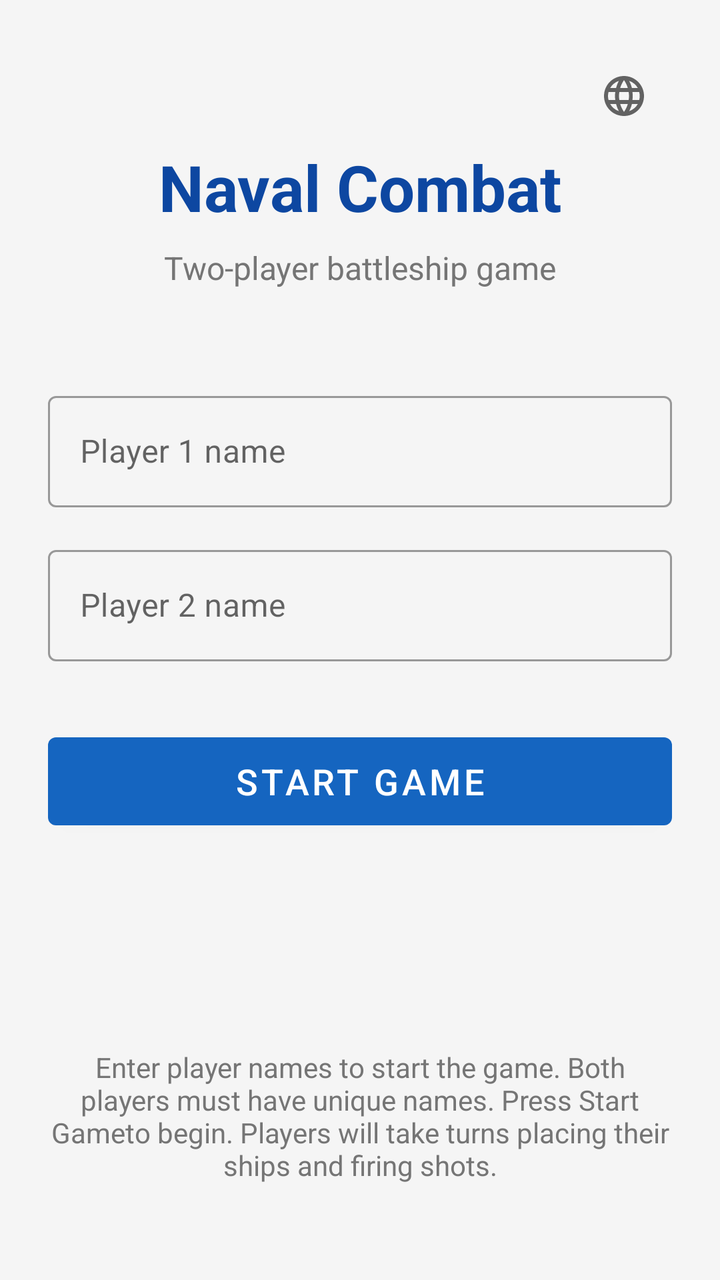
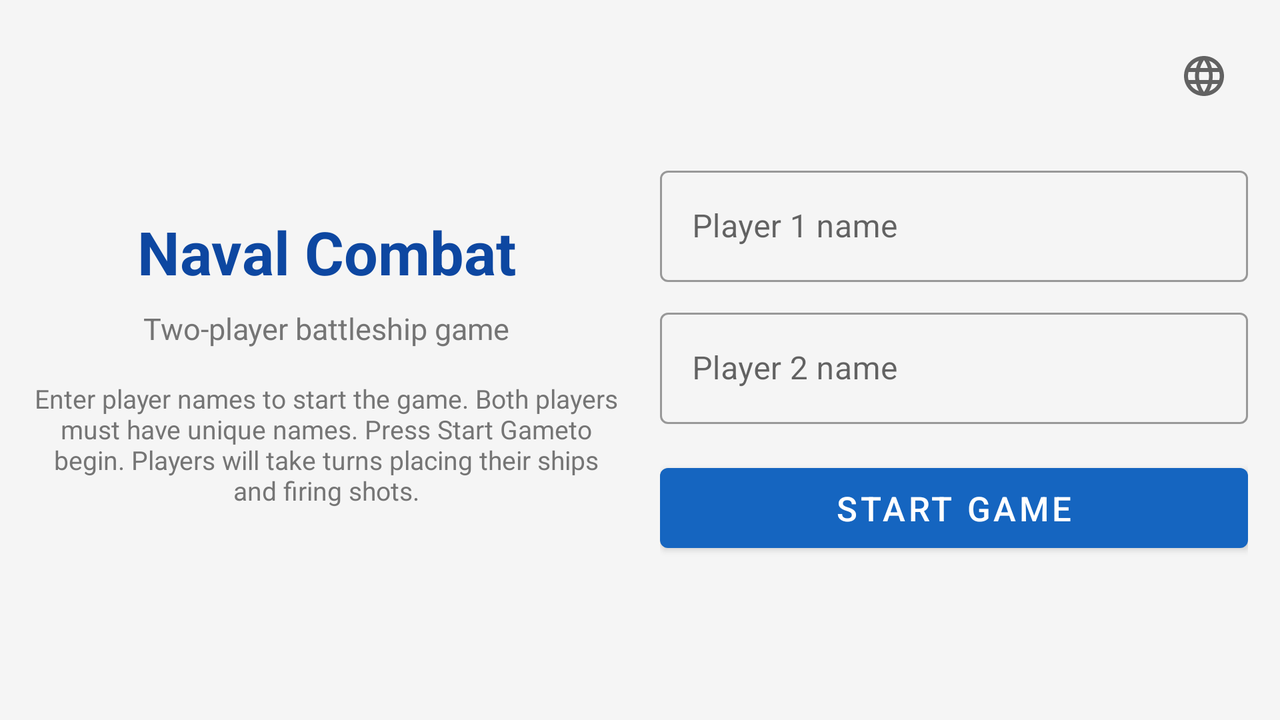

The same Android screen from two of the app's own layout files: first res/layout/ as a phone draws it, then the repository's variant for another configuration, drawn on a device whose configuration selects that folder. Both files follow.
<!-- AndroidManifest.xml: application theme Theme.NavalCombat -->
<!-- res/layout/fragment_welcome.xml -->
<?xml version="1.0" encoding="utf-8"?>
<layout xmlns:android="http://schemas.android.com/apk/res/android"
    xmlns:app="http://schemas.android.com/apk/res-auto">

    <androidx.constraintlayout.widget.ConstraintLayout
        android:layout_width="match_parent"
        android:layout_height="match_parent"
        android:padding="24dp"
        android:background="@color/background">

        <TextView
            android:id="@+id/titleText"
            android:layout_width="wrap_content"
            android:layout_height="wrap_content"
            android:text="@string/app_name"
            android:textSize="32sp"
            android:textStyle="bold"
            android:textColor="@color/primary_dark"
            app:layout_constraintTop_toTopOf="parent"
            app:layout_constraintStart_toStartOf="parent"
            app:layout_constraintEnd_toEndOf="parent"
            android:layout_marginTop="48dp" />

        <ImageButton
            android:id="@+id/languageButton"
            android:layout_width="48dp"
            android:layout_height="48dp"
            android:background="?attr/selectableItemBackgroundBorderless"
            android:src="@drawable/ic_language"
            android:contentDescription="@string/switch_language"
            app:layout_constraintTop_toTopOf="parent"
            app:layout_constraintEnd_toEndOf="parent" />

        <TextView
            android:id="@+id/subtitleText"
            android:layout_width="wrap_content"
            android:layout_height="wrap_content"
            android:text="@string/welcome_subtitle"
            android:textSize="16sp"
            android:textColor="@color/text_secondary"
            app:layout_constraintTop_toBottomOf="@id/titleText"
            app:layout_constraintStart_toStartOf="parent"
            app:layout_constraintEnd_toEndOf="parent"
            android:layout_marginTop="8dp" />

        <com.google.android.material.textfield.TextInputLayout
            android:id="@+id/player1InputLayout"
            android:layout_width="0dp"
            android:layout_height="wrap_content"
            android:hint="@string/player1_name_hint"
            style="@style/Widget.MaterialComponents.TextInputLayout.OutlinedBox"
            app:layout_constraintTop_toBottomOf="@id/subtitleText"
            app:layout_constraintStart_toStartOf="parent"
            app:layout_constraintEnd_toEndOf="parent"
            android:layout_marginTop="48dp">

            <com.google.android.material.textfield.TextInputEditText
                android:id="@+id/player1NameInput"
                android:layout_width="match_parent"
                android:layout_height="wrap_content"
                android:inputType="textPersonName"
                android:maxLines="1" />
        </com.google.android.material.textfield.TextInputLayout>

        <com.google.android.material.textfield.TextInputLayout
            android:id="@+id/player2InputLayout"
            android:layout_width="0dp"
            android:layout_height="wrap_content"
            android:hint="@string/player2_name_hint"
            style="@style/Widget.MaterialComponents.TextInputLayout.OutlinedBox"
            app:layout_constraintTop_toBottomOf="@id/player1InputLayout"
            app:layout_constraintStart_toStartOf="parent"
            app:layout_constraintEnd_toEndOf="parent"
            android:layout_marginTop="16dp">

            <com.google.android.material.textfield.TextInputEditText
                android:id="@+id/player2NameInput"
                android:layout_width="match_parent"
                android:layout_height="wrap_content"
                android:inputType="textPersonName"
                android:maxLines="1" />
        </com.google.android.material.textfield.TextInputLayout>

        <com.google.android.material.button.MaterialButton
            android:id="@+id/startGameButton"
            android:layout_width="0dp"
            android:layout_height="56dp"
            android:text="@string/start_game"
            android:textSize="18sp"
            app:layout_constraintTop_toBottomOf="@id/player2InputLayout"
            app:layout_constraintStart_toStartOf="parent"
            app:layout_constraintEnd_toEndOf="parent"
            android:layout_marginTop="32dp" />

        <TextView
            android:id="@+id/helpText"
            android:layout_width="0dp"
            android:layout_height="wrap_content"
            android:text="@string/welcome_help"
            android:textSize="14sp"
            android:textColor="@color/text_secondary"
            android:textAlignment="center"
            app:layout_constraintBottom_toBottomOf="parent"
            app:layout_constraintStart_toStartOf="parent"
            app:layout_constraintEnd_toEndOf="parent"
            android:layout_marginBottom="24dp" />

    </androidx.constraintlayout.widget.ConstraintLayout>
</layout>
<!-- resources referenced by this layout -->
<resources>
  <color name="background">#F5F5F5</color>
  <color name="primary_dark">#0D47A1</color>
  <color name="text_secondary">#757575</color>
  <!-- drawable ic_language (drawable) -->
  <vector xmlns:android="http://schemas.android.com/apk/res/android"
      android:width="24dp"
      android:height="24dp"
      android:viewportWidth="24"
      android:viewportHeight="24"
      android:tint="?attr/colorControlNormal">
      <path
          android:fillColor="@android:color/white"
          android:pathData="M11.99,2C6.47,2 2,6.48 2,12s4.47,10 9.99,10C17.52,22 22,17.52 22,12S17.52,2 11.99,2zM18.92,8h-2.95c-0.32,-1.25 -0.78,-2.45 -1.38,-3.56 1.84,0.63 3.37,1.9 4.33,3.56zM12,4.04c0.83,1.2 1.48,2.53 1.91,3.96h-3.82c0.43,-1.43 1.08,-2.76 1.91,-3.96zM4.26,14C4.09,13.36 4,12.69 4,12s0.09,-1.36 0.26,-2h3.38c-0.08,0.66 -0.14,1.32 -0.14,2s0.06,1.34 0.14,2H4.26zM5.08,16h2.95c0.32,1.25 0.78,2.45 1.38,3.56 -1.84,-0.63 -3.37,-1.9 -4.33,-3.56zM8.03,8H5.08c0.96,-1.66 2.49,-2.93 4.33,-3.56C8.81,5.55 8.35,6.75 8.03,8zM12,19.96c-0.83,-1.2 -1.48,-2.53 -1.91,-3.96h3.82c-0.43,1.43 -1.08,2.76 -1.91,3.96zM14.34,14H9.66c-0.09,-0.66 -0.16,-1.32 -0.16,-2s0.07,-1.34 0.16,-2h4.68c0.09,0.66 0.16,1.32 0.16,2s-0.07,1.34 -0.16,2zM14.59,19.56c0.6,-1.11 1.06,-2.31 1.38,-3.56h2.95c-0.96,1.66 -2.49,2.93 -4.33,3.56zM16.22,14c0.08,-0.66 0.14,-1.32 0.14,-2s-0.06,-1.34 -0.14,-2h3.38c0.17,0.64 0.26,1.31 0.26,2s-0.09,1.36 -0.26,2h-3.38z"/>
  </vector>
  <string name="app_name">Naval Combat</string>
  <string name="player1_name_hint">Player 1 name</string>
  <string name="player2_name_hint">Player 2 name</string>
  <string name="start_game">Start Game</string>
  <string name="switch_language">Switch Language</string>
  <string name="welcome_help">Enter player names to start the game. Both players must have unique names. Press "Start Game" to begin. Players will take turns placing their ships and firing shots.</string>
  <string name="welcome_subtitle">Two-player battleship game</string>
  <style name="Theme.NavalCombat" parent="Theme.MaterialComponents.DayNight.NoActionBar">
          <item name="colorPrimary">@color/primary</item>
          <item name="colorPrimaryDark">@color/primary_dark</item>
          <item name="colorAccent">@color/accent</item>
          <item name="android:statusBarColor">@color/primary_dark</item>
          <item name="android:windowBackground">@color/background</item>
      </style>
  <color name="primary">#1565C0</color>
  <color name="accent">#FF6F00</color>
</resources>
<!-- res/layout-land/fragment_welcome.xml (the repository's variant of the layout above) -->
<!-- drawn on the phone turned sideways -->
<?xml version="1.0" encoding="utf-8"?>
<layout xmlns:android="http://schemas.android.com/apk/res/android"
    xmlns:app="http://schemas.android.com/apk/res-auto">

    <androidx.constraintlayout.widget.ConstraintLayout
        android:layout_width="match_parent"
        android:layout_height="match_parent"
        android:padding="16dp"
        android:background="@color/background">

        <ImageButton
            android:id="@+id/languageButton"
            android:layout_width="44dp"
            android:layout_height="44dp"
            android:background="?attr/selectableItemBackgroundBorderless"
            android:src="@drawable/ic_language"
            android:contentDescription="@string/switch_language"
            app:layout_constraintTop_toTopOf="parent"
            app:layout_constraintEnd_toEndOf="parent" />

        <androidx.constraintlayout.widget.Guideline
            android:id="@+id/welcomeMidGuide"
            android:layout_width="wrap_content"
            android:layout_height="wrap_content"
            android:orientation="vertical"
            app:layout_constraintGuide_percent="0.5" />

        <LinearLayout
            android:id="@+id/leftInfoPanel"
            android:layout_width="0dp"
            android:layout_height="0dp"
            android:orientation="vertical"
            android:gravity="center_vertical"
            app:layout_constraintTop_toTopOf="parent"
            app:layout_constraintBottom_toBottomOf="parent"
            app:layout_constraintStart_toStartOf="parent"
            app:layout_constraintEnd_toStartOf="@id/welcomeMidGuide"
            android:layout_marginEnd="10dp">

            <TextView
                android:id="@+id/titleText"
                android:layout_width="match_parent"
                android:layout_height="wrap_content"
                android:text="@string/app_name"
                android:textSize="30sp"
                android:textStyle="bold"
                android:textColor="@color/primary_dark"
                android:textAlignment="center" />

            <TextView
                android:id="@+id/subtitleText"
                android:layout_width="match_parent"
                android:layout_height="wrap_content"
                android:text="@string/welcome_subtitle"
                android:textSize="15sp"
                android:textColor="@color/text_secondary"
                android:textAlignment="center"
                android:layout_marginTop="8dp" />

            <TextView
                android:id="@+id/helpText"
                android:layout_width="match_parent"
                android:layout_height="wrap_content"
                android:text="@string/welcome_help"
                android:textSize="13sp"
                android:textColor="@color/text_secondary"
                android:textAlignment="center"
                android:maxLines="5"
                android:ellipsize="end"
                android:layout_marginTop="16dp" />
        </LinearLayout>

        <LinearLayout
            android:id="@+id/rightInputPanel"
            android:layout_width="0dp"
            android:layout_height="0dp"
            android:orientation="vertical"
            android:gravity="center_vertical"
            app:layout_constraintTop_toTopOf="parent"
            app:layout_constraintBottom_toBottomOf="parent"
            app:layout_constraintStart_toStartOf="@id/welcomeMidGuide"
            app:layout_constraintEnd_toEndOf="parent"
            android:layout_marginStart="10dp">

            <com.google.android.material.textfield.TextInputLayout
                android:id="@+id/player1InputLayout"
                android:layout_width="match_parent"
                android:layout_height="wrap_content"
                android:hint="@string/player1_name_hint"
                style="@style/Widget.MaterialComponents.TextInputLayout.OutlinedBox">

                <com.google.android.material.textfield.TextInputEditText
                    android:id="@+id/player1NameInput"
                    android:layout_width="match_parent"
                    android:layout_height="wrap_content"
                    android:inputType="textPersonName"
                    android:maxLines="1" />
            </com.google.android.material.textfield.TextInputLayout>

            <com.google.android.material.textfield.TextInputLayout
                android:id="@+id/player2InputLayout"
                android:layout_width="match_parent"
                android:layout_height="wrap_content"
                android:hint="@string/player2_name_hint"
                style="@style/Widget.MaterialComponents.TextInputLayout.OutlinedBox"
                android:layout_marginTop="10dp">

                <com.google.android.material.textfield.TextInputEditText
                    android:id="@+id/player2NameInput"
                    android:layout_width="match_parent"
                    android:layout_height="wrap_content"
                    android:inputType="textPersonName"
                    android:maxLines="1" />
            </com.google.android.material.textfield.TextInputLayout>

            <com.google.android.material.button.MaterialButton
                android:id="@+id/startGameButton"
                android:layout_width="match_parent"
                android:layout_height="52dp"
                android:text="@string/start_game"
                android:textSize="17sp"
                android:layout_marginTop="16dp" />
        </LinearLayout>

    </androidx.constraintlayout.widget.ConstraintLayout>
</layout>
